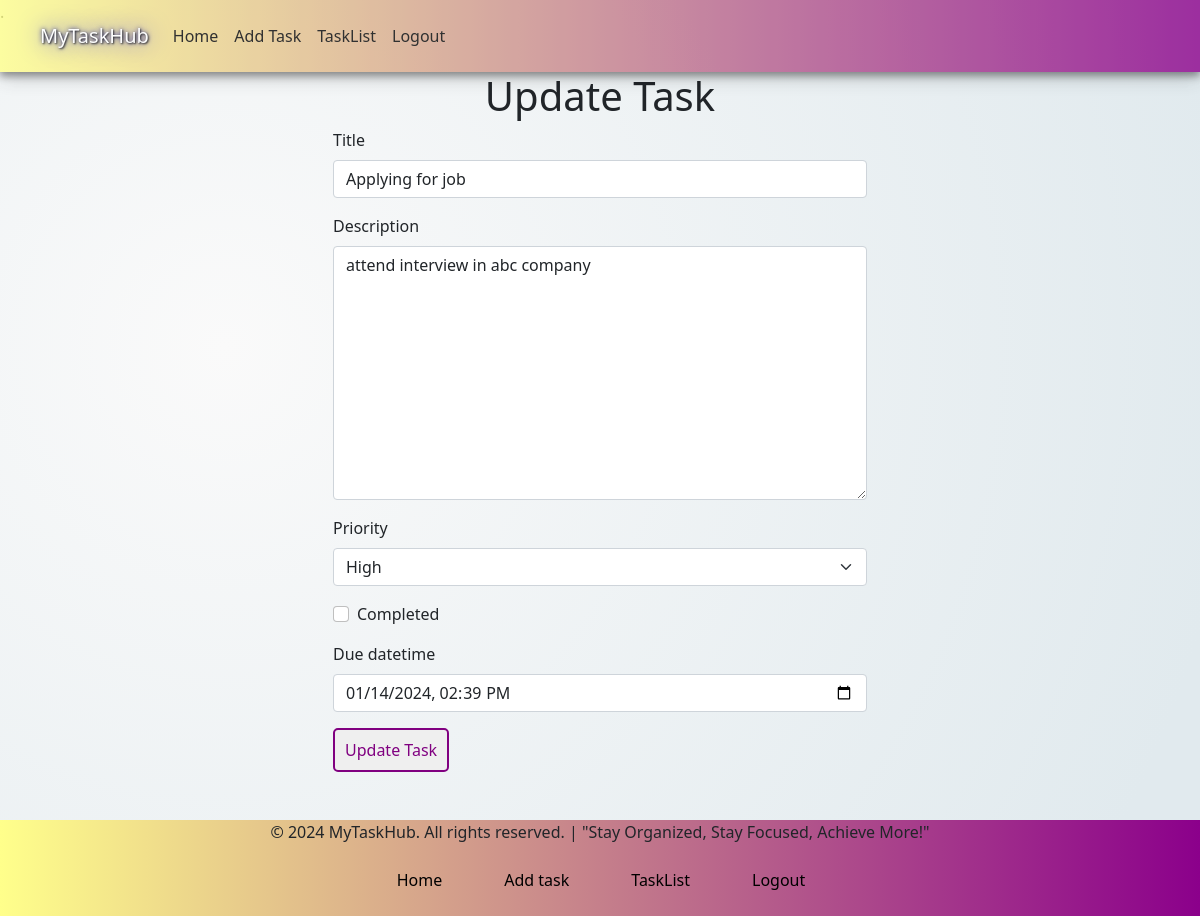
The page /todoapp/update/3 (signed in) on the database its author committed.
### todoapp/models.py (models this page shows, shortened)
class Task(models.Model):
    user = models.ForeignKey(User, on_delete=models.CASCADE)
    title=models.CharField(max_length=150)
    description=models.TextField()
    priority = models.IntegerField(choices=((1, 'Low'), (2, 'Medium'), (3, 'High')), default=1)
    completed=models.BooleanField(default=False)
    created = models.DateTimeField(auto_now_add=True)
    due_datetime = models.DateTimeField(null=True, blank=True)

### todoapp/views.py (the view)
# urls.py: path('update/<int:id>',views.update_task,name="update"),
def update_task(request,id):
    task = get_object_or_404(Task, id=id, user=request.user)
    if request.method == 'POST':
        form = TaskForm(request.POST, instance=task)
        if form.is_valid():
            form.save()
            return redirect('task_info')
    else:
        form = TaskForm(instance=task)
    return render(request, 'todoapp/update_task.html', {'form': form, 'task': task})

### todoapp/form.py
class TaskForm(forms.ModelForm):
    due_datetime = forms.DateTimeField(
        input_formats=['%Y-%m-%dT%H:%M'],
        widget=DateTimeLocalInput(),)
    class Meta:
        model=Task
        fields=['title','description','priority','completed','due_datetime',]
        widgets = {
            'created': forms.TextInput(attrs={'readonly': 'readonly'}),
        }

### templates/todoapp/update_task.html (shortened to what this page needs)
{% extends 'todoapp/home.html' %}
{%load static%}
{% load django_bootstrap5 %}
{% block content %}
<div class="container mt-4">
        <div class="row justify-content-center my-5">
            <div class="col-md-6">
                <h1 style="text-align:center;">Update Task</h1>
                <form method="post" action="">
                    {% bootstrap_form form %}
                    <button type="submit" class="btnpurple">Update Task</button>
                </form>
            </div>
        </div>
</div >
{% endblock %}

### templates/todoapp/home.html (style rules this page uses)
body { background:radial-gradient(circle at 18.7% 37.8%, rgb(250, 250, 250) 0%, rgb(225, 234, 238) 90%); display: flex; flex-direction: column; min-height: 100vh; }
.btnpurple { border: 2px solid #800080; border-radius: 5px; color: #800080; padding: 8px 10px; font-size: 16px; cursor: pointer; }

### rows shown on the page
Task: title "Applying for job", description "attend interview in abc company", priority "High", due_datetime "01/14/2024 14:39"
